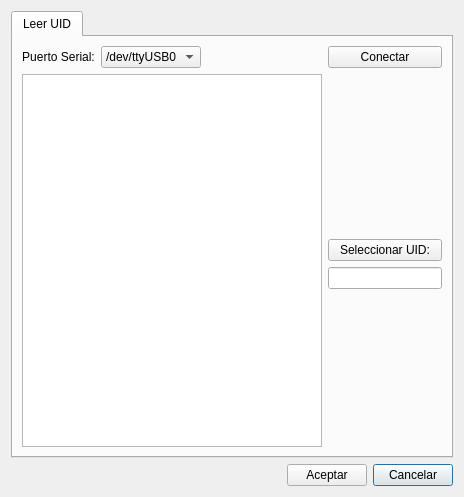
<?xml version="1.0" encoding="UTF-8"?>
<ui version="4.0">
 <class>Dialog</class>
 <widget class="QDialog" name="Dialog">
  <property name="geometry">
   <rect>
    <x>0</x>
    <y>0</y>
    <width>464</width>
    <height>497</height>
   </rect>
  </property>
  <property name="windowTitle">
   <string>LECTOR UID</string>
  </property>
  <layout class="QGridLayout" name="gridLayout_2">
   <item row="1" column="2">
    <widget class="QPushButton" name="cancelButton">
     <property name="text">
      <string>Cancelar</string>
     </property>
    </widget>
   </item>
   <item row="1" column="0">
    <spacer name="horizontalSpacer_2">
     <property name="orientation">
      <enum>Qt::Horizontal</enum>
     </property>
     <property name="sizeHint" stdset="0">
      <size>
       <width>93</width>
       <height>20</height>
      </size>
     </property>
    </spacer>
   </item>
   <item row="1" column="1">
    <widget class="QPushButton" name="acceptButton">
     <property name="text">
      <string>Aceptar</string>
     </property>
    </widget>
   </item>
   <item row="0" column="0" colspan="3">
    <widget class="QTabWidget" name="tabWidget">
     <property name="currentIndex">
      <number>0</number>
     </property>
     <widget class="QWidget" name="tab">
      <attribute name="title">
       <string>Leer UID</string>
      </attribute>
      <layout class="QGridLayout" name="gridLayout">
       <item row="1" column="3">
        <spacer name="verticalSpacer_2">
         <property name="orientation">
          <enum>Qt::Vertical</enum>
         </property>
         <property name="sizeHint" stdset="0">
          <size>
           <width>20</width>
           <height>93</height>
          </size>
         </property>
        </spacer>
       </item>
       <item row="0" column="0">
        <widget class="QLabel" name="label">
         <property name="text">
          <string>Puerto Serial:</string>
         </property>
         <property name="alignment">
          <set>Qt::AlignCenter</set>
         </property>
        </widget>
       </item>
       <item row="0" column="1">
        <widget class="QComboBox" name="serialPortComboBox">
         <item>
          <property name="text">
           <string>/dev/ttyUSB0</string>
          </property>
         </item>
         <item>
          <property name="text">
           <string>/dev/ttyUSB1</string>
          </property>
         </item>
         <item>
          <property name="text">
           <string>/dev/ttyUSB2</string>
          </property>
         </item>
         <item>
          <property name="text">
           <string>/dev/ttyUSB3</string>
          </property>
         </item>
         <item>
          <property name="text">
           <string>/dev/ttyUSB4</string>
          </property>
         </item>
        </widget>
       </item>
       <item row="0" column="3">
        <widget class="QPushButton" name="toggleButton">
         <property name="text">
          <string>Conectar</string>
         </property>
        </widget>
       </item>
       <item row="0" column="2">
        <spacer name="horizontalSpacer_3">
         <property name="orientation">
          <enum>Qt::Horizontal</enum>
         </property>
         <property name="sizeHint" stdset="0">
          <size>
           <width>85</width>
           <height>20</height>
          </size>
         </property>
        </spacer>
       </item>
       <item row="4" column="3">
        <spacer name="verticalSpacer">
         <property name="orientation">
          <enum>Qt::Vertical</enum>
         </property>
         <property name="sizeHint" stdset="0">
          <size>
           <width>20</width>
           <height>103</height>
          </size>
         </property>
        </spacer>
       </item>
       <item row="3" column="3">
        <widget class="QLineEdit" name="lineEdit"/>
       </item>
       <item row="1" column="0" rowspan="4" colspan="3">
        <widget class="QListWidget" name="listWidget"/>
       </item>
       <item row="2" column="3">
        <widget class="QPushButton" name="selectUIDButton">
         <property name="text">
          <string>Seleccionar UID:</string>
         </property>
        </widget>
       </item>
      </layout>
     </widget>
    </widget>
   </item>
  </layout>
 </widget>
 <resources/>
 <connections/>
</ui>
